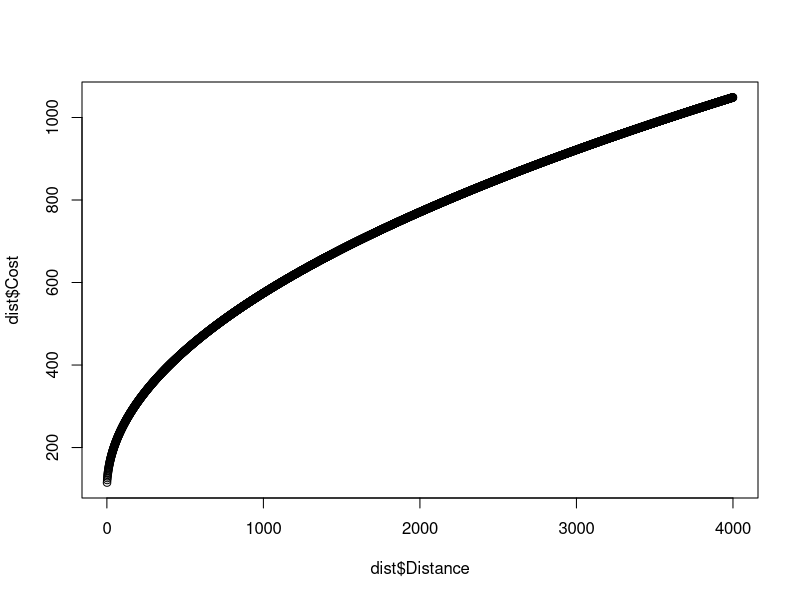

Generate this figure with R:
### make plot for distance vs cost function for r markdown
m <- matrix(0, ncol = 2, nrow = 4000)
dist <- data.frame(m)
x <- c("Distance", "Cost")
colnames(dist) <- x
dist$Distance <- c(seq(1, 4000))
dist$Cost <- sapply(dist$Distance, function(x) 100 + 15*sqrt(x))
#head(dist)
plot(dist$Distance,dist$Cost)
